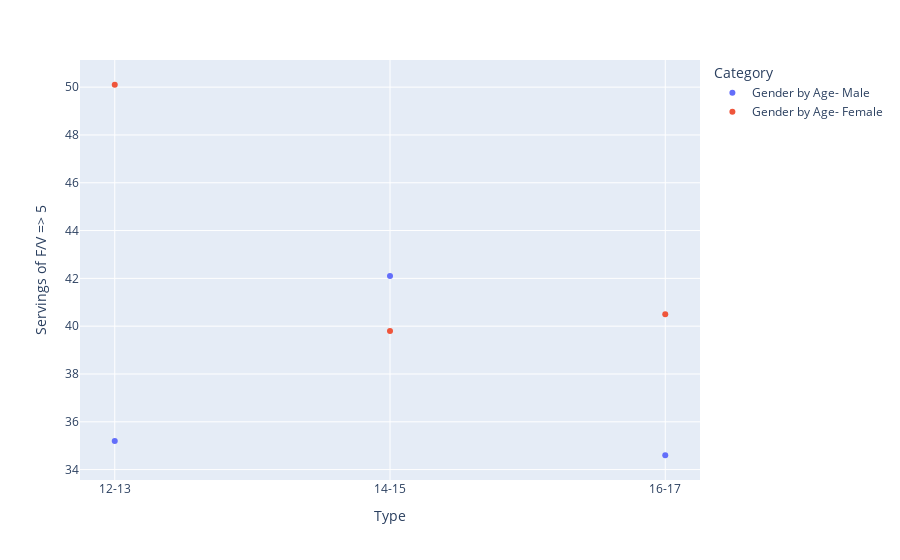

Source (notebook cell):
### Code cell
fig3 = px.scatter(teen_gen_by_age, x="Type", y="Servings of F/V => 5", color="Category")
fig3.show()

### Figure 1 — Plotly figure (JSON) as saved in the notebook; plotly's stock layout.template omitted (floating-point values rounded to 4 significant figures)
{"data": [{"hovertemplate": "Category=Gender by Age- Male<br>Type=%{x}<br>Servings of F/V => 5=%{y}<extra></extra>", "legendgroup": "Gender by Age- Male", "marker": {"color": "#636efa", "symbol": "circle"}, "mode": "markers", "name": "Gender by Age- Male", "orientation": "v", "showlegend": true, "type": "scatter", "x": ["12-13", "14-15", "16-17"], "xaxis": "x", "y": [35.2, 42.1, 34.6], "yaxis": "y"}, {"hovertemplate": "Category=Gender by Age- Female<br>Type=%{x}<br>Servings of F/V => 5=%{y}<extra></extra>", "legendgroup": "Gender by Age- Female", "marker": {"color": "#EF553B", "symbol": "circle"}, "mode": "markers", "name": "Gender by Age- Female", "orientation": "v", "showlegend": true, "type": "scatter", "x": ["12-13", "14-15", "16-17"], "xaxis": "x", "y": [50.1, 39.8, 40.5], "yaxis": "y"}], "layout": {"legend": {"title": {"text": "Category"}, "tracegroupgap": 0}, "margin": {"t": 60}, "xaxis": {"anchor": "y", "domain": [0, 1], "title": {"text": "Type"}}, "yaxis": {"anchor": "x", "domain": [0, 1], "title": {"text": "Servings of F/V => 5"}}}}
